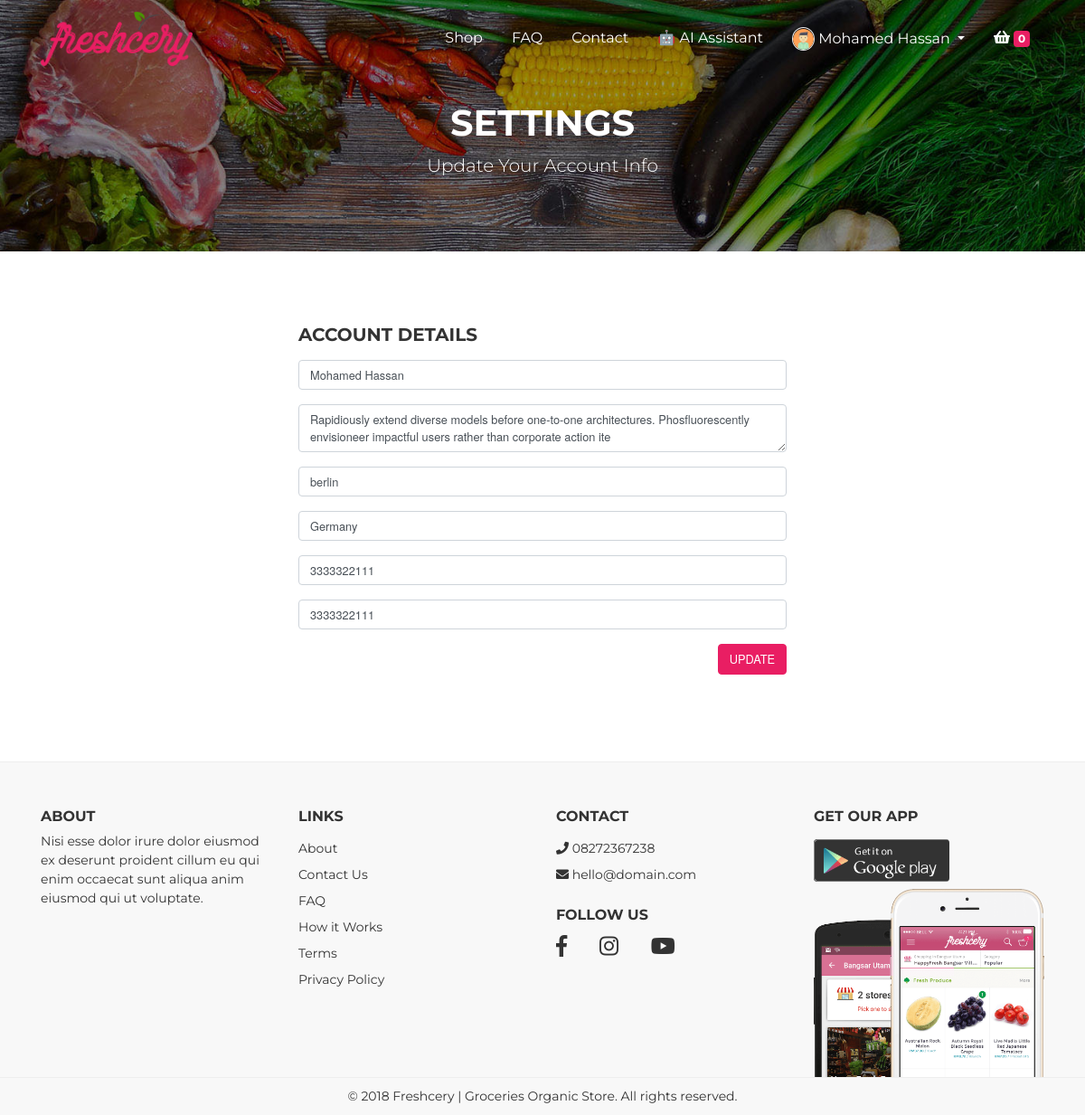
Page /users/setting.php?id=1 (signed in) on the committed database.
### tables this page shows
CREATE TABLE `users` (
  `id` int(3) NOT NULL,
  `fullname` varchar(200) NOT NULL,
  `email` varchar(200) NOT NULL,
  `username` varchar(200) NOT NULL,
  `mypassword` varchar(200) NOT NULL,
  `image` varchar(200) NOT NULL,
  `address` text DEFAULT NULL,
  `city` varchar(200) DEFAULT NULL,
  `country` varchar(200) DEFAULT NULL,
  `zip_code` varchar(10) DEFAULT NULL,
  `phone_number` varchar(30) DEFAULT NULL,
  `created_at` timestamp NOT NULL DEFAULT current_timestamp()
);

### users/setting.php (the view, shortened to what this page needs)
<?php
    require "../includes/header.php";
    require "../config/config.php";
    if(isset($_GET['id'])) {
        $id = (int)$_GET['id'];
        try {
            $select = $conn->prepare("SELECT * FROM users WHERE id = ?");
            $select->execute([$id]);
            $users = $select->fetch(PDO::FETCH_OBJ);
        } catch(PDOException $e) {
            error_log("Database error in settings: " . $e->getMessage());
            echo "<script>alert('Database error occurred!'); window.location.href='".APPURL."';</script>";
            exit();
        }
    } else {
        error_log("No ID parameter in URL");
        echo "<script> window.location.href='".APPURL."/404.php'; </script>";
        exit();
    }
?>
    <div id="page-content" class="page-content">
        <div class="banner">
            <div class="jumbotron jumbotron-bg text-center rounded-0" style="background-image: url('<?php echo APPURL; ?>/assets/img/bg-header.jpg');">
                <div class="container">
                    <h1 class="pt-5">
                        Settings
                    </h1>
                    <p class="lead">
                        Update Your Account Info
                    </p>
                </div>
            </div>
        </div>
        <section id="checkout">
            <div class="container">
                <div class="row justify-content-center">
                    <div class="col-xs-12 col-sm-6">
                        <h5 class="mb-3">ACCOUNT DETAILS</h5>
                        <form action="setting.php?id=<?php echo htmlspecialchars($id); ?>" method="POST" class="bill-detail">
                            <fieldset>
                                <div class="form-group row">
                                    <div class="col">
                                        <input class="form-control" placeholder="Full Name" name="fullname" value="<?php echo htmlspecialchars($users->fullname); ?>" type="text" required>
                                    </div>
                                </div>
                                <div class="form-group">
                                    <textarea class="form-control" name="address" placeholder="Address" required><?php echo htmlspecialchars($users->address); ?></textarea>
                                </div>
                                <div class="form-group">
                                    <input class="form-control" name="city" value="<?php echo htmlspecialchars($users->city); ?>" placeholder="Town / City" type="text" required>
                                </div>
                                <div class="form-group">
                                    <input class="form-control" name="country" value="<?php echo htmlspecialchars($users->country); ?>" placeholder="State / Country" type="text" required>
                                </div>
                                <div class="form-group">
                                    <input class="form-control" name="zip_code" value="<?php echo htmlspecialchars($users->zip_code); ?>" placeholder="Postcode / Zip" type="text" required>
                                </div>
                                <div class="form-group">
                                    <input class="form-control" name="phone_number" value="<?php echo htmlspecialchars($users->phone_number); ?>" placeholder="Phone Number" type="tel" required>
                                </div>
                                <div class="form-group text-right">
                                    <button type="submit" name="submit" class="btn btn-primary">UPDATE</button>
                                </div>
                            </fieldset>
                        </form>
                    </div>
                </div>
            </div>
        </section>
    </div>
<?php require "../includes/footer.php"; ?>

### assets/packages/o2system-ui/o2system-ui.css (style rules this page uses)
body { color:#333;font-size:14px;font-family:"Oxygen", "Helvetica Neue", Arial, sans-serif }
button,input,optgroup,select,textarea { font-family:"Oxygen", "Helvetica Neue", Arial, sans-serif }
input,select,.btn,.form-control,.dropdown-menu,.input-group-text { font-size:0.8rem }
.btn-primary { color:#FFF;background-color:#3783b5;border-color:#3783b5 }
.jumbotron { padding:4rem }
.jumbotron.jumbotron-bg { background-size:cover;color:#FFF }

### assets/css/theme.css (style rules this page uses)
body { color: #333333; font-size: 14px; font-family: "Montserrat", "Helvetica Neue", Arial, sans-serif; background: #fff; }
h1, h2, h3, h4, h5, h6 { text-transform: uppercase !important; font-weight: 700 !important; }
.btn-primary { background: #E91E63; border-color: #E91E63; }
section { padding: 80px 0; }
.banner .jumbotron { margin-bottom: 0; }
.banner .jumbotron .container { position: relative; z-index: 5; }

### rows in the picture
users: fullname "Mohamed Hassan", address "Rapidiously extend diverse models before one-to-one architectures. Phosfluorescently envisioneer impactful users rather than corporate action ite", city "berlin", country "Germany", zip_code "3333322111", phone_number "3333322111"

### other values in the picture
$_SESSION['username'] "Mohamed Hassan"
$num->num_products "0"
